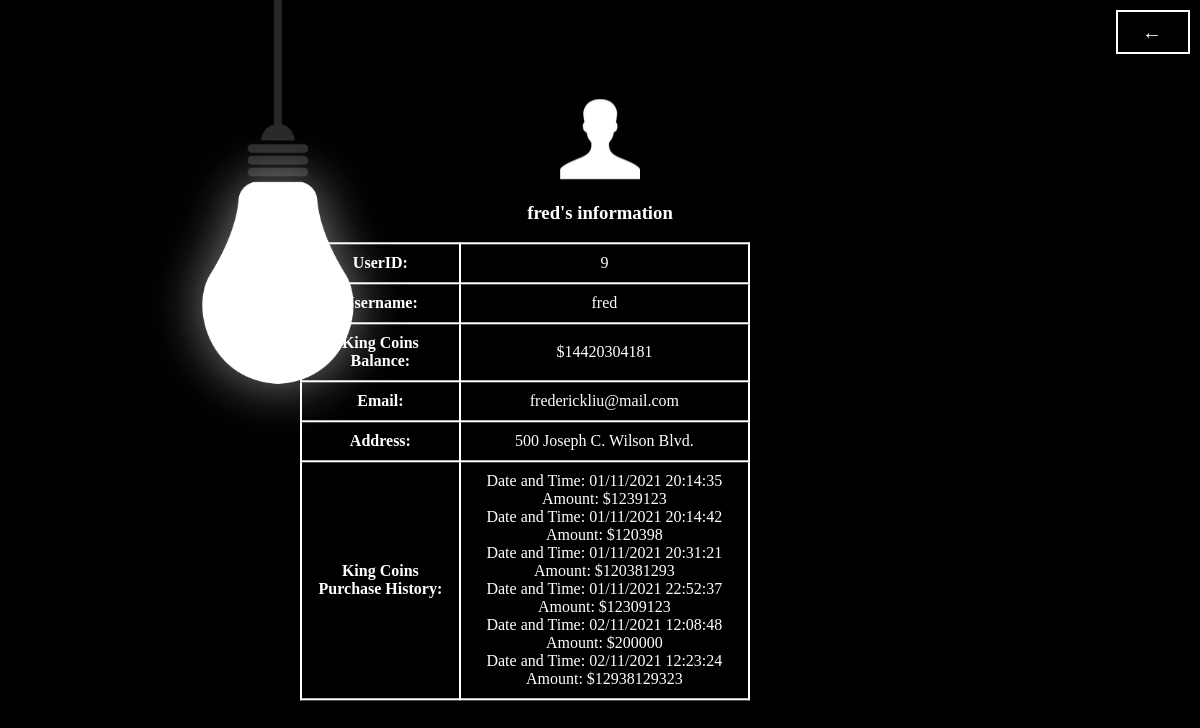
The page /myinfo (signed in) on the database as committed earlier.
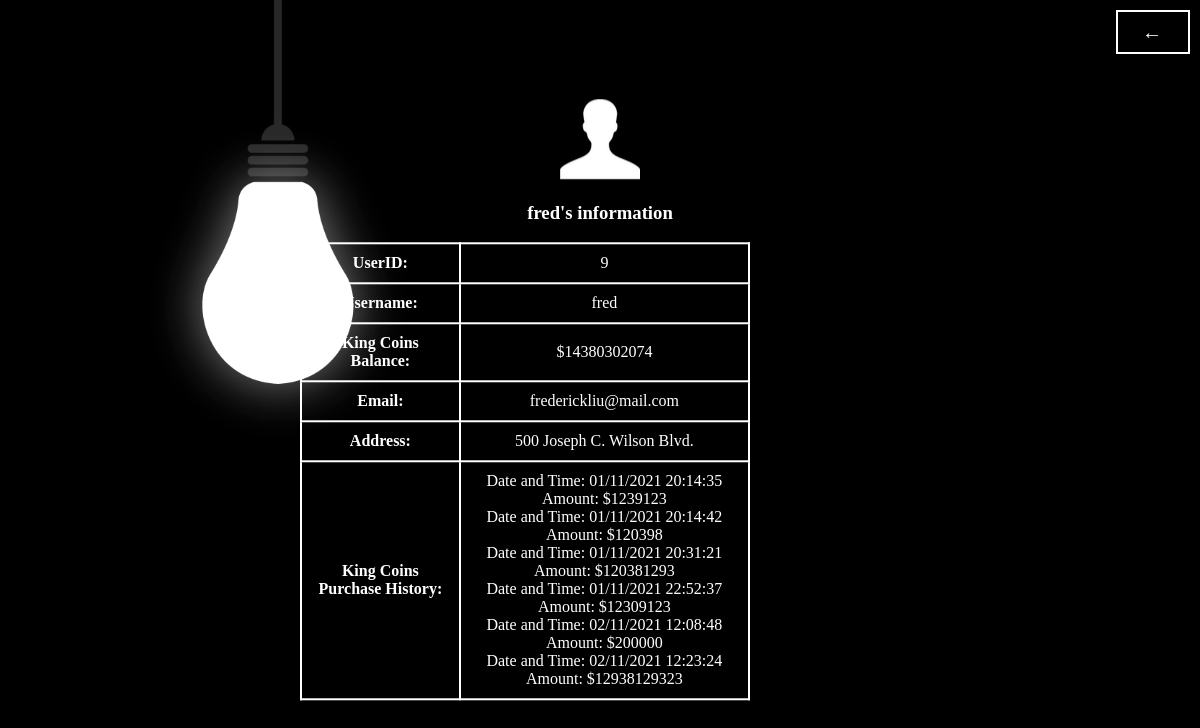
The same page on the database as committed later.
### tables this page shows
CREATE TABLE UserInfo(id INTEGER PRIMARY KEY AUTOINCREMENT, name char(1000), username char(1000), email char(1000), address char(1000), password char(1000), confirmpassword char(1000), playertokens INTEGER);

### main.py (the view)
@app.route("/myinfo", methods = ['POST', 'GET'])
def myinfo():
    username = session.get('username')
    con = sqlite3.connect("users.db")
    cur = con.cursor()
    cur.execute(f"SELECT playertokens from UserInfo WHERE username='{username}';")
    userTOKEN = cur.fetchone()
    if (type(userTOKEN) is type(None)):
            flash("Please Log in!",'error')
            return redirect(url_for('login'))
    userTOKEN = userTOKEN[0]
    cur.execute(f"SELECT id from UserInfo WHERE username='{username}';")
    userID = cur.fetchone()
    userID = userID[0]
    cur.execute(f"SELECT address from UserInfo WHERE username='{username}';")
    userADDRESS = cur.fetchone()
    userADDRESS = userADDRESS[0]
    cur.execute(f"SELECT email FROM UserInfo WHERE username='{username}';")
    userEMAIL = cur.fetchone()
    userEMAIL = userEMAIL[0]
    con2 = sqlite3.connect("purchase.db")
    cur2 = con2.cursor()
    cur2.execute(f"SELECT dateandtime, amount FROM user_purchases WHERE username = '{username}'")
    allpurchasehistory = cur2.fetchall()
    print(type(allpurchasehistory))
    allpurchasehistory = list(allpurchasehistory)
    return render_template("myinfo.html", username = username, userTOKEN = userTOKEN, userID = userID, userADDRESS = userADDRESS, userEMAIL = userEMAIL, allpurchasehistory = allpurchasehistory)

### templates/myinfo.html (shortened to what this page needs)
<!DOCTYPE html>
<html lang="en">
<head>
  <link rel="stylesheet" href="static/myinfo.css">
</head>
    <body>
        {% block content %}
        <div class="form-wrapper">
            <div class = "container">
              <div class = "photodiv">
              <img src="/static/login.png">
              </div>
			  <h3 class = "tableheader">{{username}}'s information</h3>
			  <table style="width:75%">
				<tr>
				<th>UserID:</th>
				<td>{{userID}}</td>
				</tr>
				<tr>
				<th>Username:</th>
				<td>{{username}}</td>
				</tr>
				<tr>
				<th>King Coins Balance:</th>
				<td>${{userTOKEN}}</td>
				</tr>
				<tr>
				<th>Email:</th>
				<td>{{userEMAIL}}</td>
				</tr>
				<tr>
					<th>Address:</th>
					<td>{{userADDRESS}}</td>
					</tr>
					<tr>
						<th>King Coins Purchase History:</th>
				<ul>
					<td>
						{%for i in allpurchasehistory%}
						<li>Date and Time: {{i[0]}} Amount: ${{i[1]}}</li>
						{% endfor %}
					</td>
				</ul>
			</tr>
				</table>
            </div>
            <a href="{{url_for('login')}}"><span>←</span></a>
         </div>
{% endblock %}
    </body>
</html>

### static/myinfo.css (style rules this page uses)
body { background: url(background.jpg); background-size: cover; display: flex; overflow: hidden; font-family:Cambria, Cochin, Georgia, Times, 'Times New Roman', serif; color: white; transition: all .35s; }
.container { position: fixed; top: 50%; left: 50%; transform: translate(-50%, -50%); }
.photodiv { text-align: center; }
a { display: block; width: 70px; height: 40px; line-height: 40px; font-size: 20px; font-family:Cambria, Cochin, Georgia, Times, 'Times New Roman', serif; text-decoration: none; color: white; border: 2px solid white; letter-spacing: 2px; text-align: center; transition: all .35s; position: absolute; top: 10px; right: 10px; }
a span { position: relative; z-index: 2; }
a:after { position: absolute; content: ""; top: 0; left: 0; width: 0; height: 100%; background: rgba(255, 255, 255, 0.377); transition: all .35s; }
::placeholder { color: white; font-family:Cambria, Cochin, Georgia, Times, 'Times New Roman', serif; }
table, th, td { border: 2px solid white; border-collapse: collapse; color:white }
th, td { border: 2px solid white; padding: 10px; text-align: center; color:white }
.tableheader { text-align: center; color:white }
li { list-style-type: none; color: white; margin: 0; padding: 0; }

Rows that differ between the two databases and show on the page:
changed UserInfo "fred": playertokens "14420304181" → "14380302074"
